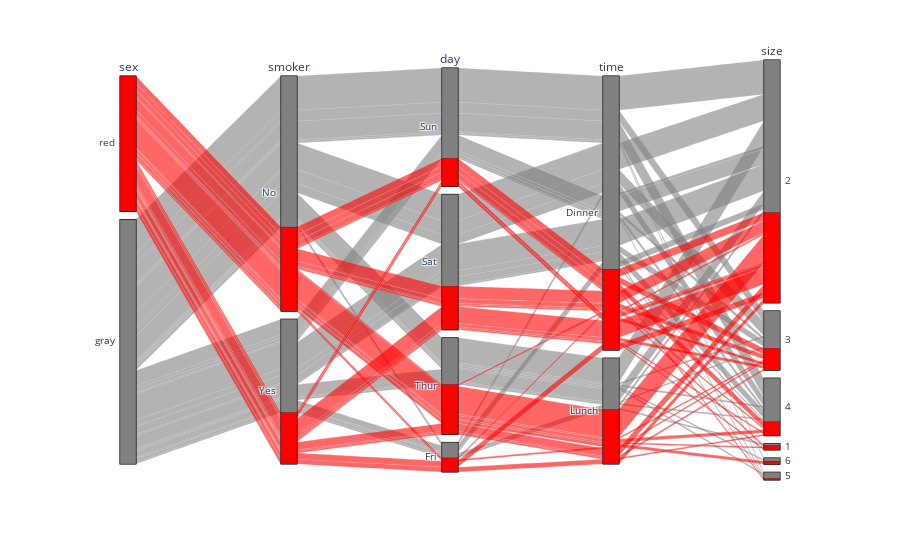

The cell this chart's notebook holds for it:
### Code cell
tips = px.data.tips()
tips['sex'] = tips['sex'].apply(lambda x : 'red' if x=='Female' else 'gray')
fig = px.parallel_categories(tips, color='sex')
fig.show()

### Figure 1 — Plotly figure (JSON) as saved in the notebook; plotly's stock layout.template omitted (floating-point values rounded to 4 significant figures; data arrays with more than 128 entries replaced by an {"elided": "..."} marker saying what was removed)
{"data": [{"dimensions": [{"label": "sex", "values": {"elided": "244 str values"}}, {"label": "smoker", "values": {"elided": "244 str values"}}, {"label": "day", "values": {"elided": "244 str values"}}, {"label": "time", "values": {"elided": "244 str values"}}, {"label": "size", "values": {"elided": "244 int values"}}], "domain": {"x": [0, 1], "y": [0, 1]}, "line": {"color": {"elided": "244 str values"}, "coloraxis": "coloraxis"}, "name": "", "type": "parcats"}], "layout": {"coloraxis": {"colorbar": {"title": {"text": "sex"}}, "colorscale": [[0, "#0d0887"], [0.1111, "#46039f"], [0.2222, "#7201a8"], [0.3333, "#9c179e"], [0.4444, "#bd3786"], [0.5556, "#d8576b"], [0.6667, "#ed7953"], [0.7778, "#fb9f3a"], [0.8889, "#fdca26"], [1, "#f0f921"]]}, "legend": {"tracegroupgap": 0}, "margin": {"t": 60}}}
